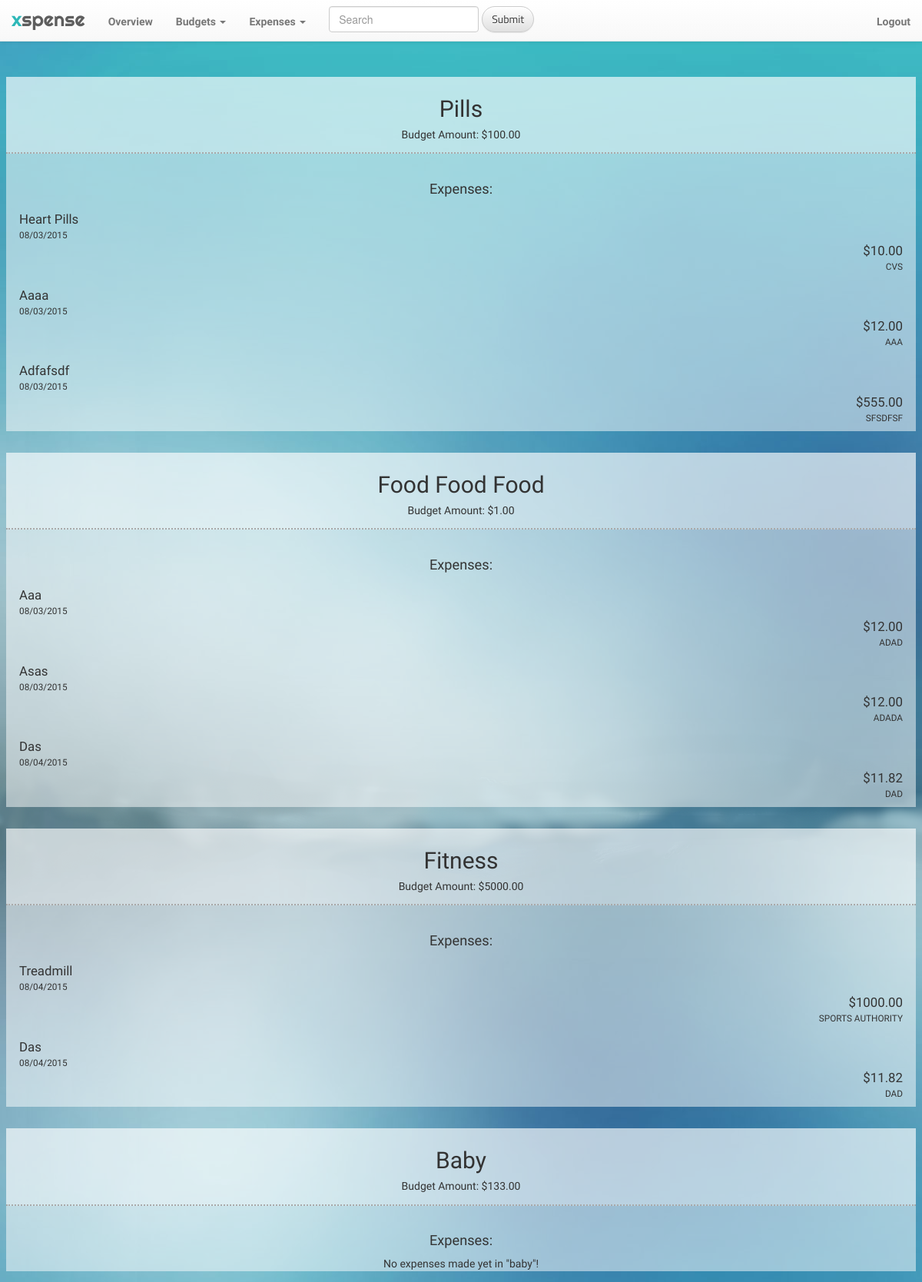
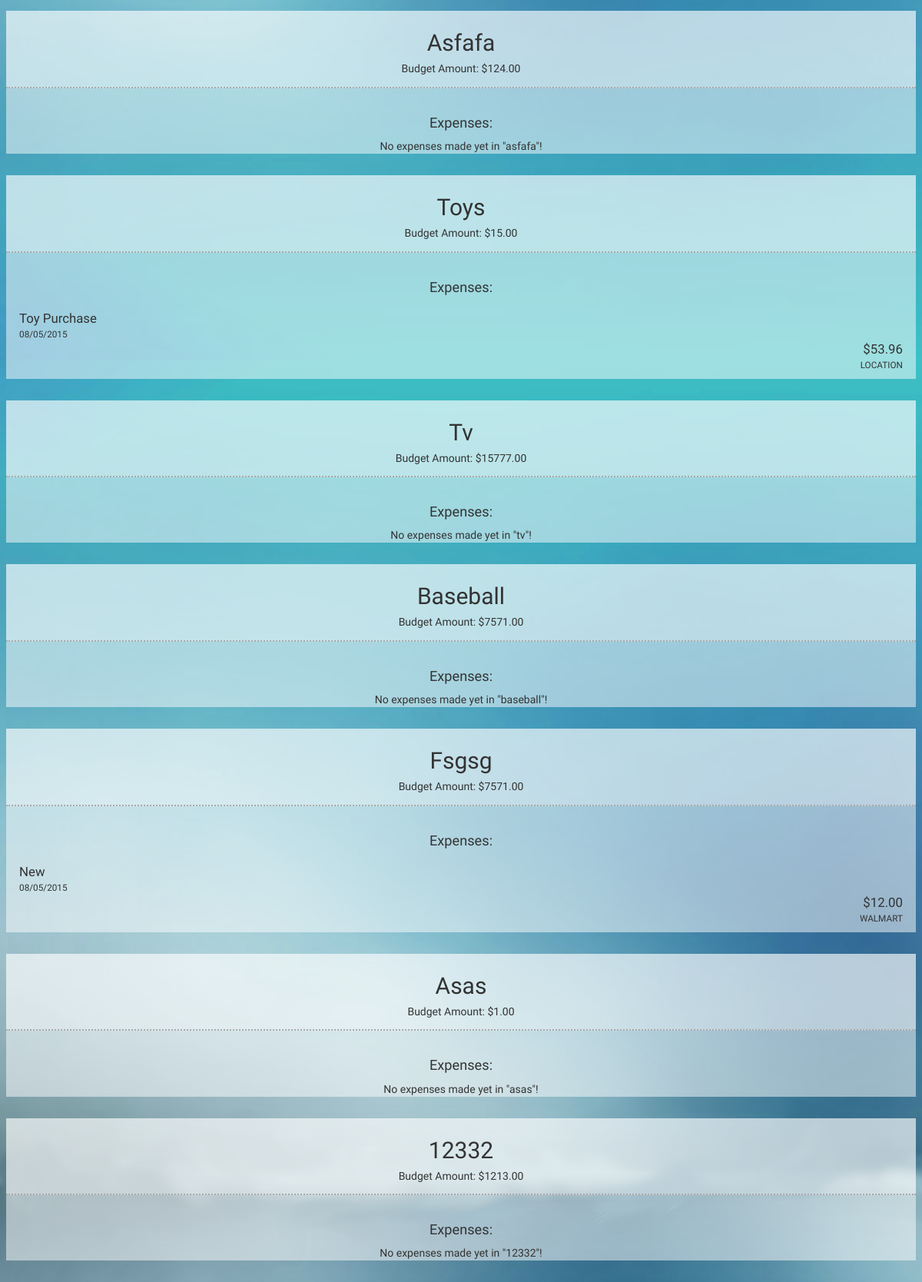
Screenshot of / (signed in) with the database file from the repository (2 pictures, top to bottom).
### app_xspense/models.py (models this page shows, shortened)
class Budget(models.Model):
	ELECTRONICS = 0
	OFFICE = 1
	ENTERTAINMENT = 2
	HOME_FURNITURE = 3
	CLOTHES = 4
	BABY_KIDS = 5
	TOYS_GAMES_CRAFTS = 6
	FOOD = 7
	HEALTH = 8
	BEAUTY = 9
	SPORTS_FITNESS = 10
	AUTO = 11
	GIFTS = 12
	OTHER = 13
	EDUCATION = 14
	category_choices = [
		(ELECTRONICS, 'electronics'),
		(OFFICE, 'office'),
		(ENTERTAINMENT, 'entertainment'),
		(HOME_FURNITURE, 'home/furniture'),
		(CLOTHES, 'clothes'),
		(BABY_KIDS, 'baby/kids'),
		(TOYS_GAMES_CRAFTS, 'toys/games/crafts'),
		(FOOD, 'food'),
		(HEALTH, 'health'),
		(BEAUTY, 'beauty'),
		(SPORTS_FITNESS, 'sports/fitness'),
		(AUTO, 'auto'),
		(GIFTS, 'gifts'),
		(OTHER, 'other'),
		(EDUCATION, 'education')
		]
	category = models.IntegerField(choices=category_choices, default=13)
	user = models.ForeignKey('auth.User', null=True)
	purpose = models.TextField()
	amount = models.DecimalField(max_digits=9, decimal_places=2)
	date_created = models.DateTimeField(
		default=timezone.now)

class Expense(models.Model):
	user = models.ForeignKey('auth.User', null=True)
	budget = models.ForeignKey(Budget, on_delete=models.CASCADE, null=True, blank=True)
	item = models.TextField()
	price = models.DecimalField(max_digits=9, decimal_places=2)
	date = models.DateTimeField(
		default=timezone.now)
	location = models.TextField()

### app_xspense/views.py (the view)
# urls.py: url(r'^$', views.overview, name='overview'),
def overview(request):
	budgets = Budget.objects.filter(user=request.user.id)
	return render(request, 'app_xspense/overview.html', {'budgets': budgets})

### app_xspense/templates/app_xspense/overview.html (shortened to what this page needs)
{% extends "app_xspense/base.html" %}
{% load staticfiles %}
{% block content %}
	{% if user.is_authenticated %}
		<div id="budget-expense">
		{% for budget in budgets %}
			<div class="medium-6 large-3 columns budget">
				<div class="budgets">
					<div class="budget-info">
						<h2 class="purpose">{{ budget.purpose|title }}</h2>
						<h5 class="amount">Budget Amount: ${{ budget.amount }}</h5>
					</div>
					<div id="expense-info">
					<h3>Expenses:</h3>
					{% if budget.expense_set.all %}
						{% for expense in budget.expense_set.all %}
							<div class="exspense row">
								<div class="small-6 columns">
									<div class="item">{{ expense.item|title }}</div>
									<div class="date">{{ expense.date|date:"m/d/Y" }}</div>
								</div>
								<div class="small-6 columns">
									<div class="price">${{ expense.price }}</div>
									<div class="location">{{ expense.location|title }}</div>
								</div>
							</div>
						{% endfor %}
					{% else %}
						No expenses made yet in "{{ budget.purpose }}"!
					{% endif %}
					</div>
				</div>
			</div>
		{% endfor %}
		</div>
	{% endif %}
{% endblock %}

### app_xspense/static/css/xspense.css (style rules this page uses)
body { margin-top: 100px; background: url(../img/fixed.png); }
h2, h3, h5 { font-family: 'Handlee', cursive; }
.row { margin: 0 0.8333rem 0 0.8333rem; width: auto; max-width: 100%; }
.budget { margin-bottom: 2em; font-family: 'Handlee', cursive; }
.budgets { background-color: rgba(255, 255, 255, 0.5); text-align: center; }
.budgets .budget-info { background-color: rgba(255, 255, 255, 0.3); padding: 5px 0 5px 0; border-bottom: 2px dotted darkgrey; }
.budgets h3 { margin-top: 3%; font-size: 1.3em; }
.budgets .exspense { padding: 0.5em; font-size: 1.2em; }
.budgets .exspense .item { text-align: left; }
.budgets .exspense .date { text-align: left; font-size: 0.7em; }
.budgets .exspense .location { text-align: right; font-size: 0.7em; text-transform: uppercase; }
.budgets .exspense .price { text-align: right; }

### rows the page displays
Budget: purpose "Pills", amount "100.00"
Expense: item "Heart Pills", date "08/03/2015", price "10.00", location "CVS"
Expense: item "Aaaa", date "08/03/2015", price "12.00", location "AAA"
Expense: item "Adfafsdf", date "08/03/2015", price "555.00", location "SFSDFSF"
Budget: purpose "Food Food Food", amount "1.00"
Expense: item "Aaa", date "08/03/2015", price "12.00", location "ADAD"
Expense: item "Asas", date "08/03/2015", price "12.00", location "ADADA"
Expense: item "Das", date "08/04/2015", price "11.82", location "DAD"
Budget: purpose "Fitness", amount "5000.00"
Expense: item "Treadmill", date "08/04/2015", price "1000.00", location "SPORTS AUTHORITY"
Expense: item "Das", date "08/04/2015", price "11.82", location "DAD"
Budget: purpose "Baby", amount "133.00", purpose "baby"
Budget: purpose "Asfafa", amount "124.00", purpose "asfafa"
Budget: purpose "Toys", amount "15.00"
Expense: item "Toy Purchase", date "08/05/2015", price "53.96", location "LOCATION"
Budget: purpose "Tv", amount "15777.00", purpose "tv"
Budget: purpose "Baseball", amount "7571.00", purpose "baseball"
Budget: purpose "Fsgsg", amount "7571.00"
Expense: item "New", date "08/05/2015", price "12.00", location "WALMART"
Budget: purpose "Asas", amount "1.00", purpose "asas"
Budget: purpose "12332", amount "1213.00"
